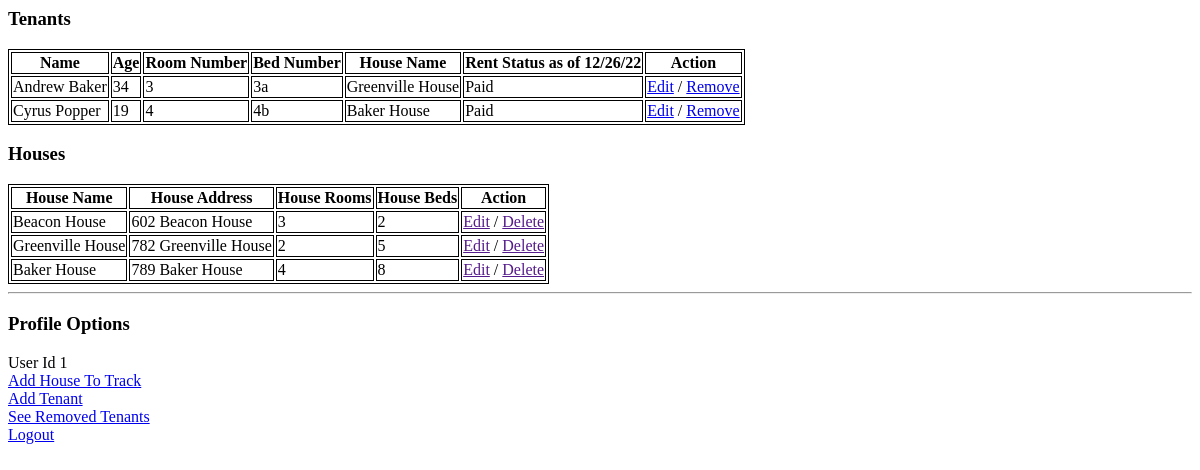
Page /dashboard (signed in) on the earlier database version.
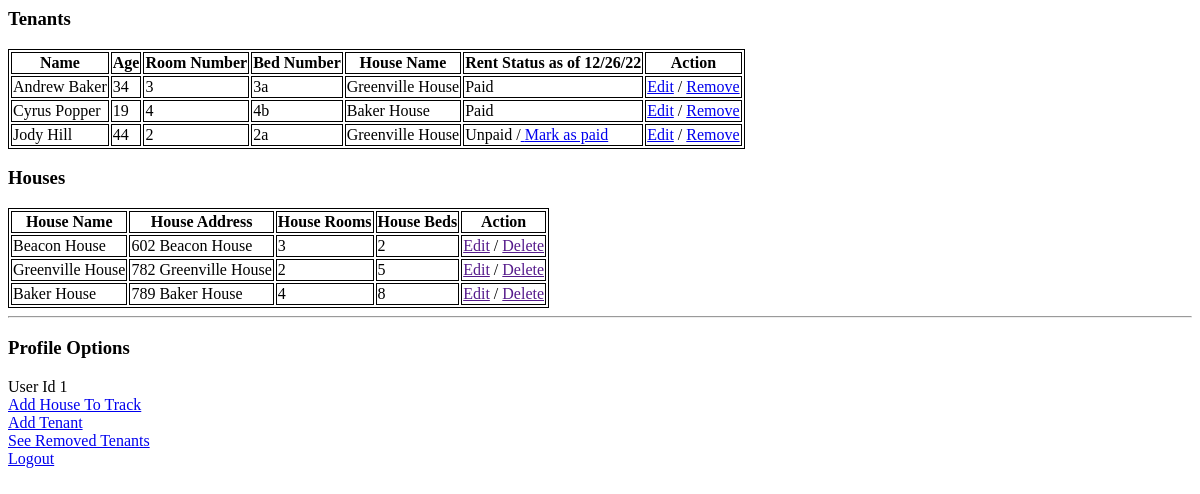
Same page on the later database version.
### app.py (models this page shows, shortened)
class Tenant(db.Model, UserMixin):
    id = db.Column(db.Integer, primary_key=True)
    user_id = db.Column(db.String(80), nullable=False)
    name = db.Column(db.String(80), nullable=False)
    age = db.Column(db.Integer, nullable=False)
    house_name = db.Column(db.String(80), nullable=False)
    room_number = db.Column(db.String(80), nullable=False)
    bed_number = db.Column(db.String(80), nullable=False)
    rent_status = db.Column(db.String(80), nullable=False)

class House(db.Model, UserMixin):
    id = db.Column(db.Integer, primary_key=True)
    user_id = db.Column(db.String(80), nullable=False)
    house_name = db.Column(db.String(80), nullable=False)
    house_address = db.Column(db.String(80), nullable=False)
    house_rooms = db.Column(db.Integer, nullable=False)
    house_beds = db.Column(db.Integer, nullable=False)

class User(db.Model, UserMixin):
    id = db.Column(db.Integer, primary_key=True)
    username = db.Column(db.String(80), unique=True, nullable=False)
    email = db.Column(db.String(120), unique=True, nullable=False)
    password = db.Column(db.String(120), nullable=False)

### app.py (the view)
@app.route("/dashboard")
@login_required
def dashboard():
    now = datetime.now()
    date_time_str = now.strftime("%m/%d/%y")
    tenants = Tenant.query.filter_by(user_id=current_user.id).all()
    houses = House.query.filter_by(user_id=current_user.id).all()
    return render_template("/user/dashboard.html", houses=houses, tenants=tenants, date=date_time_str)

### app.py (called while the page is built)
@login_manager.user_loader
def load_user(user_id):
    return User.query.get(int(user_id))

### templates/user/dashboard.html (shortened to what this page needs)
{% extends "base.html" %}
{% block content %}
{% if tenants is defined and tenants | length > 0 %}
<h3>Tenants</h3>
<table>
  <tr>
    <th>Name</th>
    <th>Age</th>
    <th>Room Number</th>
    <th>Bed Number</th>
    <th>House Name</th>
    <th> Rent Status as of {{date}}</th>
    <th>Action</th>
  </tr>
  {% for tenant in tenants %}
  <tr>
    <td>{{tenant.name}}</td>
    <td>{{tenant.age}}</td>
    <td>{{tenant.room_number}}</td>
    <td>{{tenant.bed_number}}</td>
    <td>{{tenant.house_name}}</td>
    <td>{{tenant.rent_status}}
      {%if tenant.rent_status == "Unpaid"%}/<a href='/payrent/{{tenant.id}}'> Mark as
        paid</a>{%endif%}
    </td>
    <td><a href='/edittenant/{{tenant.id}}'>Edit</a> / <a href='/deletetenant/{{tenant.id}}'>Remove</a></td>
  </tr>
  {% endfor %}
  {%endif%}
</table>
{% if houses is defined and houses|length > 0 %}
<h3>Houses </h3>
<table>
  <tr>
    <th>House Name</th>
    <th>House Address</th>
    <th>House Rooms</th>
    <th>House Beds</th>
    <th>Action</th>
  </tr>
  {% for house in houses %}
  <tr>
    <td>{{house.house_name}}</td>
    <td>{{house.house_address}}</td>
    <td>{{house.house_rooms}}</td>
    <td>{{house.house_beds}}</td>
    <td><a href=''>Edit</a> / <a href=''>Delete</a></td>
  </tr>
  {% endfor %}
  {%endif%}
</table>
<hr>
<h3>Profile Options</h3>
User Id {{ current_user.id }} <br>
<a href="/addhouse">Add House To Track</a> <br>
<a href="/addtenant">Add Tenant</a> <br>
<a href="/removedtenants">See Removed Tenants</a> <br>
<a href="/logout">Logout</a> <br>
{% endblock %}

### templates/base.html (shortened to what this page needs)
<html>
  <head>
  </head>
  <body>
    {% block content%}
    {% endblock %}
  </body>
</html>

### templates/user/dashboard.html (style rules this page uses)
table, th, td { border: 1px solid black; }

Differences in the rows shown:
added Tenant: name "Jody Hill", age "44", room_number "2", bed_number "2a", house_name "Greenville House", rent_status "Unpaid"
